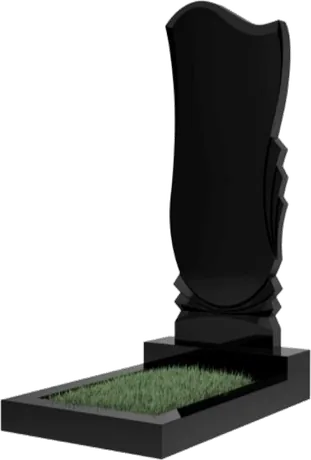
#> input picture assets/monuments/00c3f66fd3.webp, 311 x 460 px
$ python -i extract_small.py   (imports and definitions only)
#> lines starting #> are read from the running program, lines starting #| are printed output that depends on the picture; after the words box and inside, x2 and y2 are one past the last pixel; in counts of white or black regions, pixels touching at a corner belong together
#> further down, picture is the input picture: PIL image 311x460 RGBA; mean R, G, B, A 26.9, 27.6, 26.4, 109.5
import json, os, base64
import numpy as np
from PIL import Image
from collections import deque
from scipy import ndimage

def transparent(im):
    im = im.convert('RGBA'); w,h = im.size; px = im.load()
#> after `w, h = im.size`: w = 311; h = 460
    seen = bytearray(w*h); q = deque()
    for x in range(w): q.append((x,0)); q.append((x,h-1))
    for y in range(h): q.append((0,y)); q.append((w-1,y))
    while q:
        x,y = q.popleft(); i = y*w+x
        if seen[i]: continue
        seen[i] = 1
        r,g,b,a = px[x,y]
        if r < 234 or g < 234 or b < 234: continue
        px[x,y] = (r,g,b,0)
        for dx,dy in ((1,0),(-1,0),(0,1),(0,-1)):
            nx,ny = x+dx,y+dy
            if 0<=nx<w and 0<=ny<h and not seen[ny*w+nx]: q.append((nx,ny))
    a = np.array(im); m = a[:,:,3] > 24
#> after `m = a[:, :, 3] > 24`:
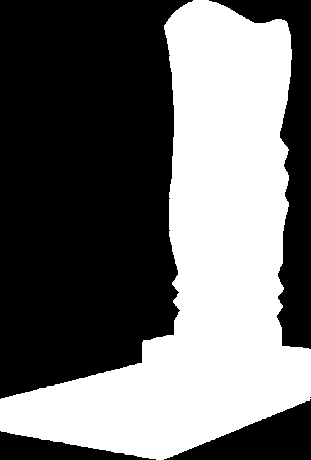
#> m: shape (460, 311) bool; 43.3% white; 1 white region, box (x1, y1, x2, y2) and area: (0, 0, 311, 460) 61989
    lab,n = ndimage.label(m)
#> n = 1
    if n > 1:
        sz = ndimage.sum(m, lab, range(1,n+1))
        a[:,:,3] = np.where(lab == int(sz.argmax())+1, a[:,:,3], 0)
    im = Image.fromarray(a); bb = im.getbbox()
#> after `bb = im.getbbox()`: bb = (0, 0, 311, 460)
    return im.crop(bb) if bb else im

# [3 lines not run here, left out]

def kind_of(o):
    p = o['page']
    if p in (20, 21): return 'table'
    if p in (22, 23, 24): return 'bench'
    if p == 25:
        if o['w'] > 300: return 'slab'
        return 'bench' if o['h'] > 200 else 'corner'
    if p == 26: return 'corner' if o['h'] < 200 else 'vase'
    if p in (27, 28): return 'vase'
    return 'cross'

cnt = {}; items = []
# [5 lines not run here, left out]

TARGET = {'table': 300, 'bench': 330, 'vase': 250, 'cross': 270, 'corner': 330, 'slab': 330}
# [3 lines not run here, left out]

out = []
# [17 lines not run here, left out]

>>> from PIL import Image
>>> picture = Image.open('../assets/monuments/00c3f66fd3.webp')
>>> result = transparent(picture)
